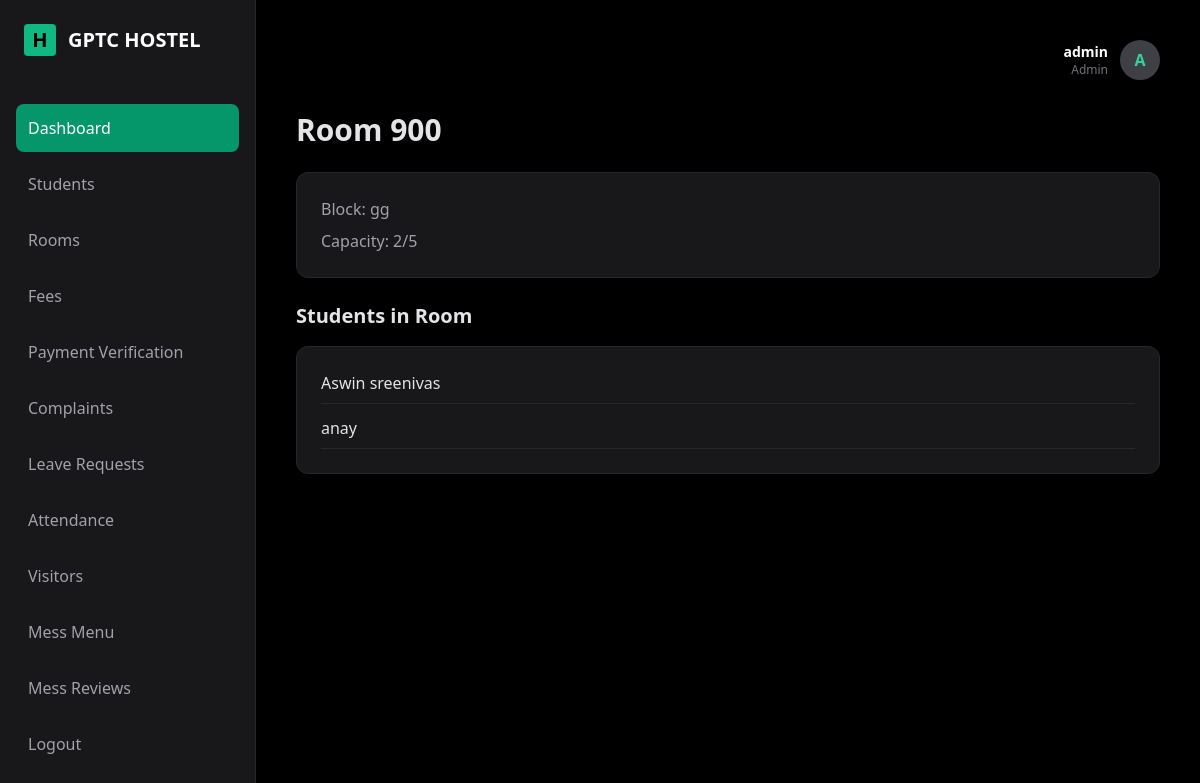
Screenshot of /admin/room_details.php?id=6 (signed in) with the database file from the repository.
### tables this page shows
CREATE TABLE `rooms` (
  `room_id` int(11) NOT NULL,
  `block_id` int(11) DEFAULT NULL,
  `room_number` varchar(20) DEFAULT NULL,
  `floor` int(11) DEFAULT NULL,
  `capacity` int(11) DEFAULT NULL,
  `current_occupancy` int(11) DEFAULT 0,
  `room_type` enum('single','double','triple','dormitory') DEFAULT NULL,
  `status` enum('available','full','maintenance') DEFAULT 'available',
  `created_at` timestamp NOT NULL DEFAULT current_timestamp()
);

CREATE TABLE `hostel_blocks` (
  `block_id` int(11) NOT NULL,
  `block_name` varchar(50) DEFAULT NULL,
  `block_type` enum('boys','girls','mixed') DEFAULT NULL,
  `total_floors` int(11) DEFAULT NULL,
  `description` text DEFAULT NULL,
  `created_at` timestamp NOT NULL DEFAULT current_timestamp()
);

CREATE TABLE `students` (
  `student_id` int(11) NOT NULL,
  `user_id` int(11) DEFAULT NULL,
  `parent_id` int(11) DEFAULT NULL,
  `admission_no` varchar(50) DEFAULT NULL,
  `full_name` varchar(100) DEFAULT NULL,
  `gender` enum('male','female','other') DEFAULT NULL,
  `dob` date DEFAULT NULL,
  `course` varchar(100) DEFAULT NULL,
  `department` varchar(100) DEFAULT NULL,
  `year` int(11) DEFAULT NULL,
  `phone` varchar(20) DEFAULT NULL,
  `email` varchar(100) DEFAULT NULL,
  `address` text DEFAULT NULL,
  `blood_group` varchar(10) DEFAULT NULL,
  `photo` varchar(255) DEFAULT NULL,
  `join_date` date DEFAULT NULL,
  `status` enum('active','left','suspended') DEFAULT 'active',
  `created_at` timestamp NOT NULL DEFAULT current_timestamp()
);

### admin/room_details.php (the view, shortened to what this page needs)
<?php
$room_id = $_GET['id'];
$room = mysqli_fetch_assoc(mysqli_query($conn,"
SELECT rooms.*, hostel_blocks.block_name
FROM rooms
LEFT JOIN hostel_blocks
ON rooms.block_id = hostel_blocks.block_id
WHERE rooms.room_id='$room_id'
"));
$students = mysqli_query($conn,"
SELECT students.*
FROM room_allocations
LEFT JOIN students
ON room_allocations.student_id = students.student_id
WHERE room_allocations.room_id='$room_id'
AND room_allocations.status='active'
");
?>
<!DOCTYPE html>
<html>
<head>
<script src="https://cdn.tailwindcss.com"></script>
</head>
<body class="bg-black text-zinc-200">
<div class="flex">
<?php include("layout/sidebar.php"); ?>
<div class="flex-1 p-10">
<?php include("layout/header.php"); ?>
<h1 class="text-3xl font-bold mb-6">
Room <?php echo $room['room_number']; ?>
</h1>
<div class="bg-zinc-900 border border-zinc-800 rounded-xl p-6 mb-6">
<div class="text-zinc-400 mb-2">
Block: <?php echo $room['block_name']; ?>
</div>
<div class="text-zinc-400">
Capacity: <?php echo $room['current_occupancy']; ?>/<?php echo $room['capacity']; ?>
</div>
</div>
<h2 class="text-xl font-semibold mb-4">Students in Room</h2>
<div class="bg-zinc-900 border border-zinc-800 rounded-xl p-6">
<?php if(mysqli_num_rows($students)>0){ ?>
<ul class="space-y-3">
<?php while($s=mysqli_fetch_assoc($students)){ ?>
<li class="border-b border-zinc-800 pb-2">
<?php echo $s['full_name']; ?>
</li>
<?php } ?>
</ul>
<?php } else { ?>
<div class="text-zinc-500">
No students assigned
</div>
<?php } ?>
</div>
</div>
</div>
</body>
</html>

### rows the page displays
rooms: room_number "900", block.block_name "gg", current_occupancy "2", capacity "5"
students: full_name "Aswin sreenivas"
students: full_name "anay"

### other values shown
$_SESSION['username'] "admin"
